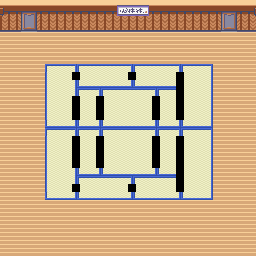

Below is a game level as drawn by its tile map, then a one-line description and the .tmx file that defines it, in full:
An orthogonal 32x32 tile map with 8x8 px tiles, 1 tile layer (Tile Layer 1).

<map version="1.10" tiledversion="1.11.2" orientation="orthogonal" renderorder="right-down" width="32" height="32" tilewidth="8" tileheight="8" infinite="0" nextlayerid="2" nextobjectid="1">
 <editorsettings>
  <export target="background4.c" format="gba" />
 </editorsettings>
 <tileset firstgid="1" source="tileset4.tsx" />
 <layer id="1" name="Tile Layer 1" width="32" height="32">
  <data encoding="csv">
2,2,2,2,2,2,2,2,2,2,2,2,2,2,3,4,4,4,5,2,2,2,2,2,2,2,2,2,2,2,2,2,
8,12,9,10,11,12,12,12,12,12,12,12,12,12,13,14,15,16,17,12,12,12,12,12,12,12,12,9,10,11,12,18,
24,24,21,22,23,24,24,24,24,24,24,24,24,24,24,24,24,24,24,24,24,24,24,24,24,24,24,21,22,23,24,24,
31,31,28,29,30,31,31,31,31,31,31,31,31,31,31,31,31,31,31,31,31,31,31,31,31,31,31,28,29,30,31,31,
37,37,37,37,37,37,37,37,37,37,37,37,37,37,37,37,37,37,37,37,37,37,37,37,37,37,37,37,37,37,37,37,
37,37,37,37,37,37,37,37,37,37,37,37,37,37,37,37,37,37,37,37,37,37,37,37,37,37,37,37,37,37,37,37,
37,37,37,37,37,37,37,37,37,37,37,37,37,37,37,37,37,37,37,37,37,37,37,37,37,37,37,37,37,37,37,37,
37,37,37,37,37,37,37,37,37,37,37,37,37,37,37,37,37,37,37,37,37,37,37,37,37,37,37,37,37,37,37,37,
37,37,37,37,37,39,40,40,40,41,40,40,40,40,40,40,41,40,40,40,40,40,41,40,40,40,42,37,37,37,37,37,
37,37,37,37,37,38,43,43,43,51,43,43,43,43,43,43,51,43,43,43,43,43,51,43,43,43,47,37,37,37,37,37,
37,37,37,37,37,38,43,43,43,44,45,45,45,45,45,45,46,45,45,45,45,45,54,43,43,43,47,37,37,37,37,37,
37,37,37,37,37,38,43,43,43,48,40,40,41,40,40,40,40,40,40,41,40,40,53,43,43,43,47,37,37,37,37,37,
37,37,37,37,37,38,43,43,43,51,43,43,51,43,43,43,43,43,43,51,43,43,51,43,43,43,47,37,37,37,37,37,
37,37,37,37,37,38,43,43,43,51,43,43,51,43,43,43,43,43,43,51,43,43,51,43,43,43,47,37,37,37,37,37,
37,37,37,37,37,38,43,43,43,51,43,43,51,43,43,43,43,43,43,51,43,43,51,43,43,43,47,37,37,37,37,37,
37,37,37,37,37,49,45,45,45,46,45,45,46,45,45,45,45,45,45,46,45,45,46,45,45,45,50,37,37,37,37,37,
37,37,37,37,37,39,40,40,40,41,40,40,41,40,40,40,40,40,40,41,40,40,41,40,40,40,42,37,37,37,37,37,
37,37,37,37,37,38,43,43,43,51,43,43,51,43,43,43,43,43,43,51,43,43,51,43,43,43,47,37,37,37,37,37,
37,37,37,37,37,38,43,43,43,51,43,43,51,43,43,43,43,43,43,51,43,43,51,43,43,43,47,37,37,37,37,37,
37,37,37,37,37,38,43,43,43,51,43,43,51,43,43,43,43,43,43,51,43,43,51,43,43,43,47,37,37,37,37,37,
37,37,37,37,37,38,43,43,43,51,43,43,51,43,43,43,43,43,43,51,43,43,51,43,43,43,47,37,37,37,37,37,
37,37,37,37,37,38,43,43,43,44,45,45,46,45,45,45,45,45,45,46,45,45,54,43,43,43,47,37,37,37,37,37,
37,37,37,37,37,38,43,43,43,48,40,40,40,40,40,40,41,40,40,40,40,40,53,43,43,43,47,37,37,37,37,37,
37,37,37,37,37,38,43,43,43,51,43,43,43,43,43,43,51,43,43,43,43,43,51,43,43,43,47,37,37,37,37,37,
37,37,37,37,37,49,45,45,45,46,45,45,45,45,45,45,46,45,45,45,45,45,46,45,45,45,50,37,37,37,37,37,
37,37,37,37,37,37,37,37,37,37,37,37,37,37,37,37,37,37,37,37,37,37,37,37,37,37,37,37,37,37,37,37,
37,37,37,37,37,37,37,37,37,37,37,37,37,37,37,37,37,37,37,37,37,37,37,37,37,37,37,37,37,37,37,37,
37,37,37,37,37,37,37,37,37,37,37,37,37,37,37,37,37,37,37,37,37,37,37,37,37,37,37,37,37,37,37,37,
37,37,37,37,37,37,37,37,37,37,37,37,37,37,37,37,37,37,37,37,37,37,37,37,37,37,37,37,37,37,37,37,
37,37,37,37,37,37,37,37,37,37,37,37,37,37,37,37,37,37,37,37,37,37,37,37,37,37,37,37,37,37,37,37,
37,37,37,37,37,37,37,37,37,37,37,37,37,37,37,37,37,37,37,37,37,37,37,37,37,37,37,37,37,37,37,37,
37,37,37,37,37,37,37,37,37,37,37,37,37,37,37,37,37,37,37,37,37,37,37,37,37,37,37,37,37,37,37,37
</data>
 </layer>
</map>